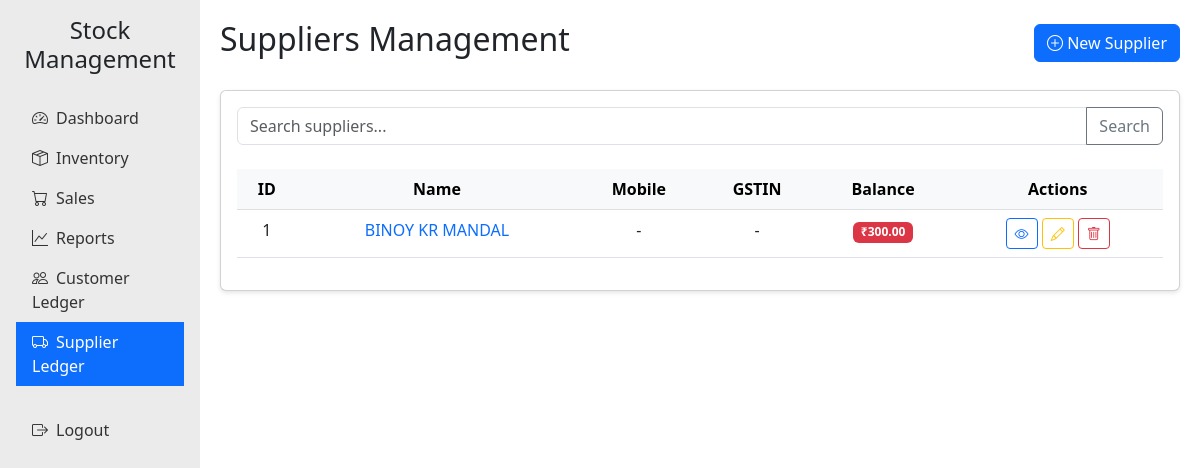
The page /suppliers (signed in) on the database its author committed.
### app.py (models this page shows)
class Supplier(db.Model):
    id = db.Column(db.Integer, primary_key=True)
    name = db.Column(db.String(100), nullable=False)
    mobile = db.Column(db.String(15))
    address = db.Column(db.String(200))
    gstin = db.Column(db.String(20))
    date_added = db.Column(db.Date, default=date.today())
    balance = db.Column(db.Float, default=0.0)
    items = db.relationship('Item', backref='supplier', lazy=True)
    transactions = db.relationship('SupplierTransaction',
                                 backref='supplier',
                                 cascade='all, delete-orphan',
                                 lazy='dynamic')  # Changed to dynamic for better query control

### app.py (the view)
@app.route('/suppliers')
@login_required
def suppliers():
    search_term = request.args.get('search', '')
    if search_term:
        suppliers = Supplier.query.filter(
            (Supplier.name.ilike(f'%{search_term}%')) |
            (Supplier.mobile.ilike(f'%{search_term}%')) |
            (Supplier.gstin.ilike(f'%{search_term}%'))
        ).order_by(Supplier.name).all()
    else:
        suppliers = Supplier.query.order_by(Supplier.name).all()
    return render_template('suppliers.html',
                         suppliers=suppliers,
                         search_term=search_term)

### app.py (called while the page is built)
def login_required(f):
    @wraps(f)
    def decorated_function(*args, **kwargs):
        if 'user_id' not in session:
            flash('Please log in to access this page.', 'danger')
            return redirect(url_for('login'))
        return f(*args, **kwargs)
    return decorated_function

### templates/suppliers.html (shortened to what this page needs)
{% extends "base.html" %}
{% block header %}Suppliers Management{% endblock %}
{% block header_buttons %}
<a href="{{ url_for('add_supplier') }}" class="btn btn-primary">
    <i class="bi bi-plus-circle"></i> New Supplier
</a>
{% endblock %}
{% block content %}
<div class="card">
    <div class="card-body">
        <form method="get" class="mb-4">
            <div class="input-group">
                <input type="text" class="form-control" placeholder="Search suppliers..." name="search" value="{{ search_term }}">
                <button class="btn btn-outline-secondary" type="submit">Search</button>
            </div>
        </form>
        <div class="table-responsive">
            <table class="table table-hover">
                <thead class="table-light">
                    <tr class="text-center">
                        <th>ID</th>
                        <th>Name</th>
                        <th>Mobile</th>
                        <th>GSTIN</th>
                        <th>Balance</th>
                        <th>Actions</th>
                    </tr>
                </thead>
                <tbody>
                    {% for supplier in suppliers %}
                    <tr class="text-center">
                        <td>{{ supplier.id }}</td>
                        <td>
                            <a href="{{ url_for('view_supplier', id=supplier.id) }}" class="text-decoration-none">
                                {{ supplier.name }}
                            </a>
                        </td>
                        <td>{{ supplier.mobile or '-' }}</td>
                        <td>{{ supplier.gstin or '-' }}</td>
                        <td>
                            <span class="badge {% if supplier.balance > 0 %}bg-danger{% elif supplier.balance < 0 %}bg-success{% else %}bg-secondary{% endif %}">
                                ₹{{ "%.2f"|format(supplier.balance) }}
                            </span>
                        </td>
                        <td>
                            <a href="{{ url_for('view_supplier', id=supplier.id) }}" class="btn btn-sm btn-outline-primary">
                                <i class="bi bi-eye"></i>
                            </a>
                            <a href="{{ url_for('edit_supplier', id=supplier.id) }}" class="btn btn-sm btn-outline-warning">
                                <i class="bi bi-pencil"></i>
                            </a>
                            <form method="POST" action="{{ url_for('delete_supplier', id=supplier.id) }}" class="d-inline">
                                <button type="submit" class="btn btn-sm btn-outline-danger" onclick="return confirm('Are you sure you want to delete this supplier?')">
                                    <i class="bi bi-trash"></i>
                                </button>
                            </form>
                        </td>
                    </tr>
                    {% else %}
                    <tr>
                        <td colspan="6" class="text-center py-4">No suppliers found</td>
                    </tr>
                    {% endfor %}
                </tbody>
            </table>
        </div>
    </div>
</div>
{% endblock %}

### templates/base.html (style rules this page uses)
.card { margin-bottom: 20px; box-shadow: 0 2px 4px rgba(0,0,0,0.1); }
.table-responsive { overflow-x: auto; }

### rows shown on the page
Supplier: id "1", name "BINOY KR MANDAL", mobile "-", gstin "-", balance "300.00"
